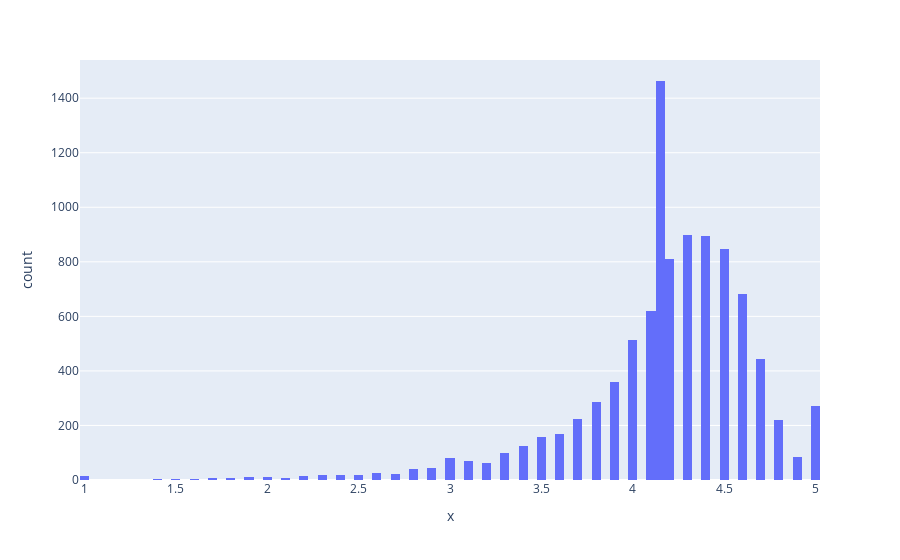

Write notebook code for a chart like this one.
### Markdown cell above
<p dir=rtl style="direction: rtl;text-align: right;line-height:200%;font-family:vazir;font-size:medium">
<font face="vazir" size=3>
    حال میخواهیم ببینیم اپلیکیشن ها به طور متوسط چگونه عمل میکنند.برای بررسی عملکرد اپ ها سراغ ستون 
    <code> Rating </code>
    میرویم.نمودار
    <code> histigram </code>
    این ستون را رسم کنید.
  </font>
</p>

### Code cell
# Distribution of apps according to their ratings
hist_figure = px.histogram(
        x = data["Rating"]
)
# display plot
hist_figure.show()

### Figure 1 — Plotly figure (JSON) as saved in the notebook; plotly's stock layout.template omitted (floating-point values rounded to 4 significant figures; data arrays with more than 128 entries replaced by an {"elided": "..."} marker saying what was removed)
{"data": [{"alignmentgroup": "True", "bingroup": "x", "hovertemplate": "x=%{x}<br>count=%{y}<extra></extra>", "legendgroup": "", "marker": {"color": "#636efa", "pattern": {"shape": ""}}, "name": "", "offsetgroup": "", "orientation": "v", "showlegend": false, "type": "histogram", "x": {"elided": "9659 float values"}, "xaxis": "x", "yaxis": "y"}], "layout": {"barmode": "relative", "legend": {"tracegroupgap": 0}, "margin": {"t": 60}, "xaxis": {"anchor": "y", "domain": [0, 1], "title": {"text": "x"}}, "yaxis": {"anchor": "x", "domain": [0, 1], "title": {"text": "count"}}}}
